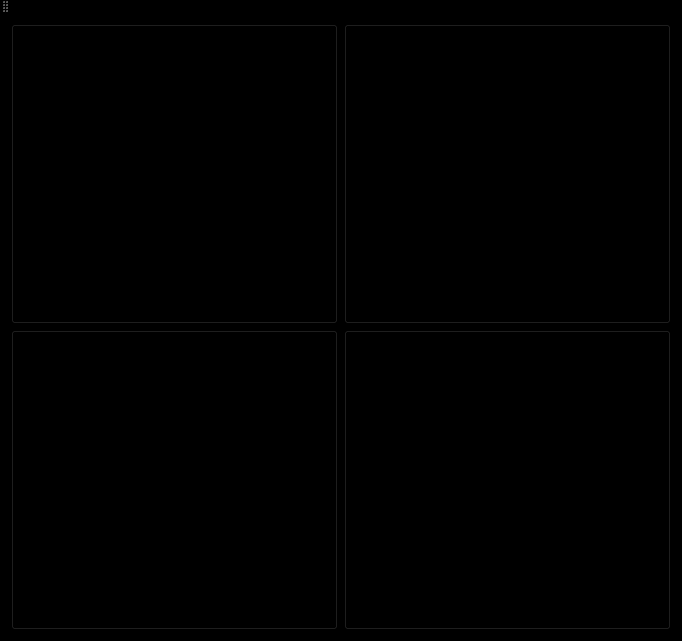
<?xml version="1.0" encoding="UTF-8"?>
<ui version="4.0">
 <class>FAK</class>
 <widget class="QMainWindow" name="FAK">
  <property name="geometry">
   <rect>
    <x>0</x>
    <y>0</y>
    <width>682</width>
    <height>641</height>
   </rect>
  </property>
  <property name="windowTitle">
   <string>FAK</string>
  </property>
  <property name="autoFillBackground">
   <bool>false</bool>
  </property>
  <property name="styleSheet">
   <string notr="true">background-color: rgb(0, 0, 0);

border-color: rgb(0, 0, 255);
border-top-color: rgb(0, 0, 255);
</string>
  </property>
  <widget class="QWidget" name="centralWidget">
   <layout class="QGridLayout" name="gridLayout">
    <item row="0" column="0">
     <widget class="QPushButton" name="InventoryButton">
      <property name="sizePolicy">
       <sizepolicy hsizetype="Expanding" vsizetype="Expanding">
        <horstretch>0</horstretch>
        <verstretch>0</verstretch>
       </sizepolicy>
      </property>
      <property name="focusPolicy">
       <enum>Qt::StrongFocus</enum>
      </property>
      <property name="autoFillBackground">
       <bool>false</bool>
      </property>
      <property name="styleSheet">
       <string notr="true"/>
      </property>
      <property name="text">
       <string>Inventory</string>
      </property>
     </widget>
    </item>
    <item row="0" column="1">
     <widget class="QPushButton" name="RecipeButton">
      <property name="sizePolicy">
       <sizepolicy hsizetype="Expanding" vsizetype="Expanding">
        <horstretch>0</horstretch>
        <verstretch>0</verstretch>
       </sizepolicy>
      </property>
      <property name="styleSheet">
       <string notr="true">background-image: url(:/fridge2.jpeg);</string>
      </property>
      <property name="text">
       <string>Recipes</string>
      </property>
     </widget>
    </item>
    <item row="1" column="0">
     <widget class="QPushButton" name="ShoppingButton">
      <property name="sizePolicy">
       <sizepolicy hsizetype="Expanding" vsizetype="Expanding">
        <horstretch>0</horstretch>
        <verstretch>0</verstretch>
       </sizepolicy>
      </property>
      <property name="styleSheet">
       <string notr="true">background-image: url(:/fridge3.jpeg);</string>
      </property>
      <property name="text">
       <string>Shopping List</string>
      </property>
     </widget>
    </item>
    <item row="1" column="1">
     <widget class="QPushButton" name="ViewButton">
      <property name="sizePolicy">
       <sizepolicy hsizetype="Expanding" vsizetype="Expanding">
        <horstretch>0</horstretch>
        <verstretch>0</verstretch>
       </sizepolicy>
      </property>
      <property name="autoFillBackground">
       <bool>false</bool>
      </property>
      <property name="styleSheet">
       <string notr="true">background-image: url(:/fridge4.jpeg);</string>
      </property>
      <property name="text">
       <string>Fridge View</string>
      </property>
      <property name="autoDefault">
       <bool>false</bool>
      </property>
      <property name="default">
       <bool>false</bool>
      </property>
      <property name="flat">
       <bool>false</bool>
      </property>
     </widget>
    </item>
   </layout>
  </widget>
  <widget class="QToolBar" name="mainToolBar">
   <property name="enabled">
    <bool>true</bool>
   </property>
   <attribute name="toolBarArea">
    <enum>TopToolBarArea</enum>
   </attribute>
   <attribute name="toolBarBreak">
    <bool>false</bool>
   </attribute>
  </widget>
 </widget>
 <layoutdefault spacing="6" margin="11"/>
 <resources/>
 <connections/>
</ui>
